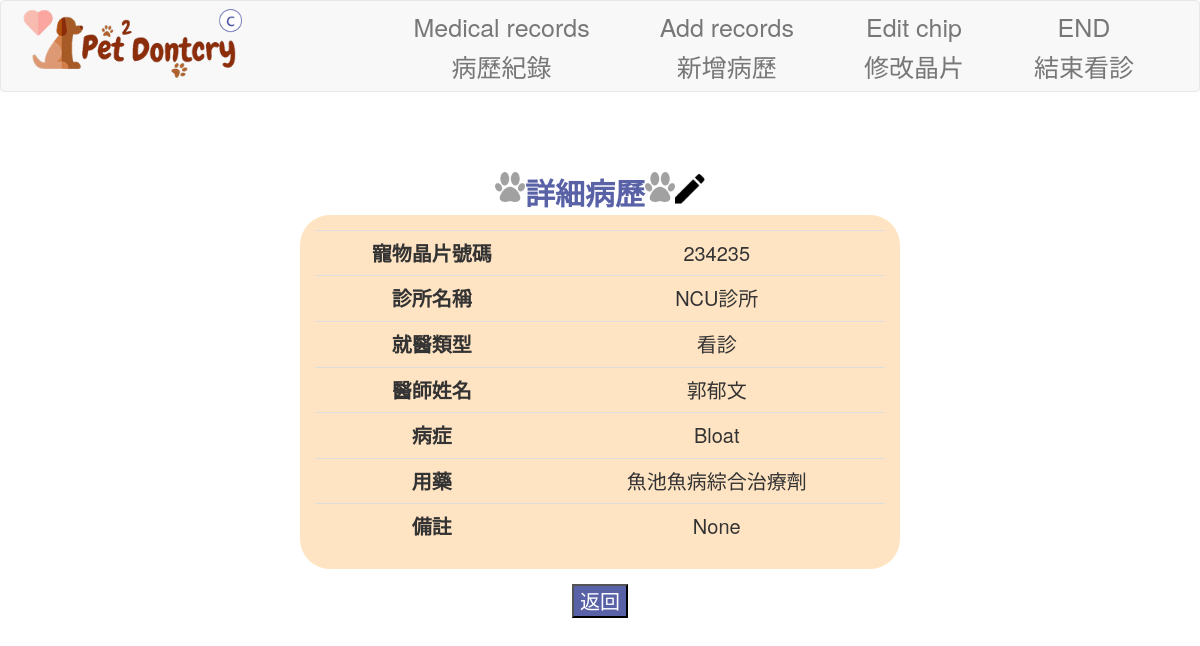
Screenshot of /clinic/pet_siglemedicalrecord/2 (signed in) with the database file from the repository.
### app/models/user.py (models this page shows, shortened)
class medicalrecords(db.Model):
    __tablename__ = 'medicalrecords'
    MID = db.Column('MID', db.Integer, primary_key = True)
    PetID = db.Column('PetID',db.Integer,db.ForeignKey('pet.PetID'), nullable=False)
    CID = db.Column('CID',db.Integer,db.ForeignKey('clinic.CID'), nullable=False)
    disease = db.Column('disease', db.Text)
    doctor = db.Column('doctor', db.String(10), nullable=False)
    medication = db.Column('medication', db.String(30))
    time = db.Column('time', db.DateTime, default=datetime.now)
    update_time = db.Column(db.DateTime, onupdate=datetime.now, default=datetime.now)
    note = db.Column('note', db.Text)
    type = db.Column('type',db.Integer, nullable=False)

class clinic(db.Model):
    __tablename__ = 'clinic'
    CID = db.Column('CID', db.Integer, primary_key = True)
    name = db.Column('name', db.String(20), nullable=False)
    phone = db.Column('phone', db.String(10), nullable=False)
    address = db.Column('address', db.String(30), nullable=False)
    emergency = db.Column('emergency', db.Boolean, nullable=False)
    ID = db.Column('ID',db.Integer,db.ForeignKey('account.ID'),nullable=False)
    medicalrecords = db.relationship('medicalrecords', backref='clinic', lazy='dynamic')
    clinic_doctor = db.relationship('clinic_doctor', backref='clinic', lazy='dynamic')

### app/views/clinicView.py (the view)
@clinic_views.route('/clinic/pet_siglemedicalrecord/<MID>', methods=['GET', 'POST'])
@login_required
def pet_singlemedicalrecord(MID):
    from ..models.user import medicalrecords
    medicalrecords = medicalrecords.query.filter_by(MID=MID).first()
    if medicalrecords is None:
        abort(404)
    return render_template('detailed_records.html', medicalrecords=medicalrecords , action="medical",MID=MID,PetID=medicalrecords.PetID)

### app/models/user.py (called while the page is built)
    @login_manager.user_loader
    def load_user(ID):
        try:
            return account.query.get(ID)
        except:
            return None

### app/templates/detailed_records.html
<!DOCTYPE html>
{% extends "clinic_base.html" %}
{% block content %}
<head>
    <link rel="stylesheet" href="{{ url_for('static', filename='css/detailed_records.css') }}">
</head>
<body background="{{ url_for('static', filename='img/first-page.jpg') }}" style="background-size: cover; font-size: 2rem;">
    <div class="Title_img" style="margin-top: 5%;">
        <div class="left Title_img">
            <img src="{{ url_for('static', filename='img/dog-footprints.png') }}" width="30" height="30">
            <div class="Title" style="display: flex; align-items: center; font-weight: bold;">   詳細病歷   </div>
            <img src="{{ url_for('static', filename='img/dog-footprints.png') }}" width="30" height="30">
            <div class="right">
                <a href="{{ url_for('clinic_views.edit_medicalrecord' , MID = medicalrecords.MID) }}"><img src="{{ url_for('static', filename='img/editing-pen.png') }}" width="30" height="30"></a>
            </div>
        </div>
    </div>
    <div class="a">
        <div class="bg-table rounded-table h-100 p-4 mb-4 w-80 dis">
            <table class="table" style="font-size: 2rem;">
                <tbody class="thead">
                    <tr>
                        <td scope="row" class="font-B">寵物晶片號碼</td>
                        <td>{{medicalrecords.PetID}}</td>
                    </tr>
                    <tr>
                        <td scope="row" class="font-B">診所名稱</td>
                        <td>{{medicalrecords.clinic.name}}</td>
                    </tr>
                    <tr>
                        <td scope="row" class="font-B">就醫類型</td>
                        <td>
                            {% if medicalrecords.type == 1 %}
                            疫苗
                            {% elif medicalrecords.type == 2 %}
                            看診
                            {% else %}
                            檢查
                            {% endif %}
                        </td>
                    </tr>
                    <tr>
                        <td scope="row" class="font-B">醫師姓名</td>
                        <td>{{medicalrecords.doctor}}</td>
                    </tr>
                    <tr>
                        <td scope="row" class="font-B">病症</td>
                        <td>{{medicalrecords.disease}}</td>
                    </tr>
                    <tr>
                        <td scope="row" class="font-B">用藥</td>
                        <td>{{medicalrecords.medication}}</td>
                    </tr>
                    <tr>
                        <td scope="row" class="font-B">備註</td>
                        <td>{{medicalrecords.note}}</td>
                    </tr>
                </tbody>
            </table>
        </div>
        <input type="button" class="button-update mb-total" value="返回" onclick="history.back()">
    </div>
</body>
{% endblock content %}

### app/static/css/detailed_records.css (style rules this page uses)
.bg-table { background-color:bisque; }
.font-B { font-weight: bold; }
.rounded-table { border-radius: 30px; }
.h-100 { height: auto; }
.w-80 { width: 50%; }
.p-4 { padding: 1.5rem; }
.a { display: flex; justify-content: center; align-content: center; flex-direction: column; align-items: center; }
.Title_img { display: flex; justify-content: center; }
.Title { font-size: 3rem; color: #5a62a7; }
.mb-4 { margin-bottom: 1.5rem; }
.dis { display:flex; justify-content: center; }
.table { margin-bottom: 0.5rem; font-size: 2rem; display: blocks; }
.thead { text-align: center; }
.right { width: auto; height:auto; text-align:center; line-height:auto; float:right; }
.left { width: 80%; height:auto; text-align:center; }
.button-update { background-color: #5a62a7;; color: white; text-align: center; }

### rows the page displays
medicalrecords: PetID "234235", doctor "郭郁文", disease "Bloat", medication "魚池魚病綜合治療劑", note "None"
clinic: clinic.name "NCU診所"
